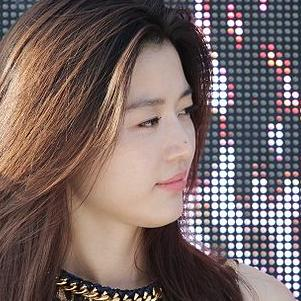
#> input picture train_faces/f/1128817_1981-10-30_2012.jpg, 301 x 301 px
$ python gender_recognition.py   (older library calls are emulated)
#> lines starting #> are read from the running program, lines starting #| are printed output that depends on the picture
#> call 2 of loadTrainingImages, with prefix = 'f', imgDir = '../train_faces'
### src/image_preparation.py
from PIL import Image


#Cropping face out of background
def crop_face(image, offset_pct=(0.2,0.2), crop = (150,150)):
#> called with offset_pct = (0.3, 0.3), crop = (150, 150)
  width, height = image.size
#> width = 301; height = 301

  pixelsToCropTopBottom = int(height*offset_pct[1])
#> pixelsToCropTopBottom = 90
  pixelsToCropLeftRight = int(width*offset_pct[0])
#> pixelsToCropLeftRight = 90

  leftPixel = pixelsToCropLeftRight
#> leftPixel = 90
  upperPixel = pixelsToCropTopBottom
#> upperPixel = 90
  rightPixel = width - pixelsToCropLeftRight
#> rightPixel = 211
  lowerPixel =  height - pixelsToCropTopBottom
#> lowerPixel = 211
  image = image.crop((leftPixel, upperPixel, rightPixel, lowerPixel)) #4-tuple defining the left, upper, right, and lower pixel
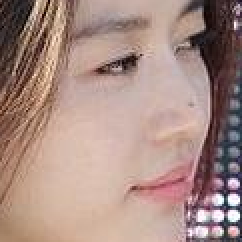
#> image: PIL image 121x121 RGB (shown 2 times larger); mean R, G, B 168.2, 140.2, 131.7

  resizeDim = (crop[0], crop[1])
#> resizeDim = (150, 150)
  image = image.resize(resizeDim, Image.ANTIALIAS)
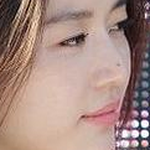
#> image: PIL image 150x150 RGB; mean R, G, B 168.2, 140.2, 131.7

  return image


# [4 lines that do not run on import are left out]

### src/gender_recognition.py
import os
from PIL import Image
import numpy as np
from sklearn.decomposition import FastICA
from sklearn import svm
from image_preparation import crop_face

class GenderRegocnition:

    predictionMethod = "ica"

    # [55 lines left out: function evaluateAndCountGenders, not called in this run]


    def loadTrainingImages(self, prefix, imgs, targets, imgDir="../train_faces"):
        imgDirPath = imgDir + "/" + prefix

        try:
            imgPaths = os.listdir(imgDirPath)

            for imgPath in imgPaths:
                imgFullPath = "%s/%s" % (imgDirPath, imgPath)
                img = crop_face(Image.open(imgFullPath).convert('RGB'), offset_pct=(0.3,0.3))
                imgs.append(np.array(img).flatten())
                targets.append(prefix)
#> pass 2 of the loop in loadTrainingImages, `for imgPath in imgPaths:`:
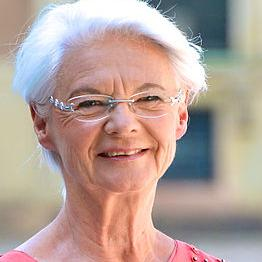
#> input picture train_faces/f/17583809_1950-09-15_2013.jpg, 262 x 262 px
#> width = 262
#> pixelsToCropTopBottom = 78
#> rightPixel = 184
#> in crop_face (call 2), `image = image.crop((leftPixel, upperPixel, rightPixel, lowerPixel))`:
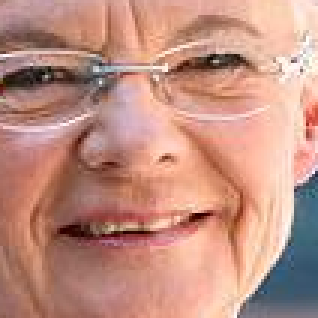
#> image: PIL image 106x106 RGB (shown 3 times larger); mean R, G, B 193.3, 143.7, 129.2
#> in crop_face (call 2), `image = image.resize(resizeDim, Image.ANTIALIAS)`:
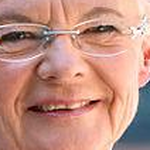
#> image: PIL image 150x150 RGB; mean R, G, B 193.2, 143.7, 129.2
#> pass 3 of the loop in loadTrainingImages, `for imgPath in imgPaths:`:
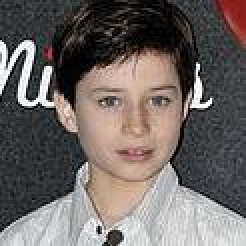
#> input picture train_faces/f/27577409_1999-10-02_2009.jpg, 123 x 123 px (shown 2 times larger)
#> width = 123
#> pixelsToCropTopBottom = 36
#> rightPixel = 87
#> in crop_face (call 3), `image = image.crop((leftPixel, upperPixel, rightPixel, lowerPixel))`:
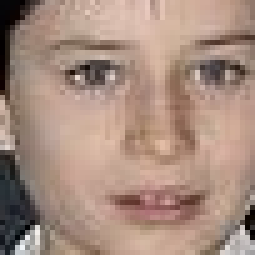
#> image: PIL image 51x51 RGB (shown 5 times larger); mean R, G, B 167, 140.5, 126.9
#> in crop_face (call 3), `image = image.resize(resizeDim, Image.ANTIALIAS)`:
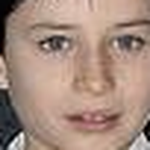
#> image: PIL image 150x150 RGB; mean R, G, B 167, 140.5, 126.9

        except os.error as e:
            print(e)

    def getIcaAndClassifier(self, imgs, targets, componentsCnt):
        # Calc ICA
        ica = FastICA(n_components=componentsCnt, whiten=True)
#> (the run stopped early here; a loop or call above may not have finished)
